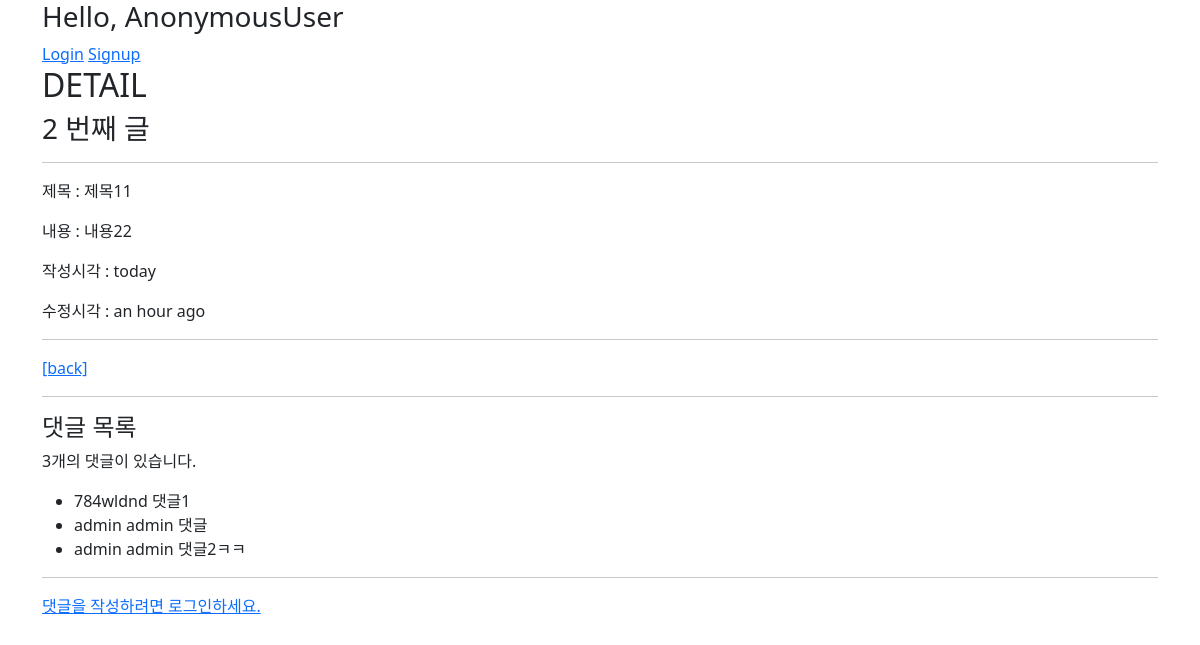
Page /articles/2/ on the committed database.
### articles/models.py (models this page shows, shortened)
class Article(models.Model):
    user = models.ForeignKey(settings.AUTH_USER_MODEL, on_delete=models.CASCADE)
    title = models.CharField(max_length=10)
    content = models.TextField()
    created_at = models.DateTimeField(auto_now_add=True)
    updated_at = models.DateTimeField(auto_now=True)

class Comment(models.Model):
    article = models.ForeignKey(Article, on_delete=models.CASCADE)
    user = models.ForeignKey(settings.AUTH_USER_MODEL, on_delete=models.CASCADE)
    content = models.CharField(max_length=200)
    created_at = models.DateTimeField(auto_now_add=True)
    updated_at = models.DateTimeField(auto_now=True)
    def __str__(self):
        return self.content

### accounts/models.py (models this page shows)
class User(AbstractUser):
    pass

### articles/views.py (the view)
# urls.py: path('<int:pk>/', views.detail, name='detail'),
@require_safe
def detail(request, pk):
    article = get_object_or_404(Article, pk=pk)
    comment_form = CommentForm()
    comments = article.comment_set.all()
    context = {
        'article': article,
        'comment_form': comment_form,
        'comments': comments,
    }
    return render(request, 'articles/detail.html', context)

### articles/templates/articles/detail.html (shortened to what this page needs)
{% extends 'base.html' %}
{% load humanize %}
{% block content %}
  <h2>DETAIL</h2>
  <h3>{{ article.pk }} 번째 글</h3>
  <hr>
  <p>제목 : {{ article.title }}</p>
  <p>내용 : {{ article.content }}</p>
  <p>작성시각 : {{ article.created_at|naturalday }}</p>
  <p>수정시각 : {{ article.updated_at|naturaltime }}</p>
  <hr>
  <a href="{% url 'articles:index' %}">[back]</a>
  <hr>
  <h4>댓글 목록</h4>
  <p>{{ comments|length }}개의 댓글이 있습니다.</p>
  <ul>
    {% for comment in comments %}
      <li>
        {{ comment.user }}
        {{ comment }}
      </li>
    {% empty %}
      <p>아직 댓글이 없네요...</p>
    {% endfor %}
  </ul>
  <hr>
  {% if request.user.is_authenticated %}
  <form action="{% url 'articles:comments_create' article.pk %}" method="POST">
    {% csrf_token %}
    {{ comment_form }}
    <input type="submit">
  </form>
  {% else %}
  <a href={% url 'accounts:login' %}>댓글을 작성하려면 로그인하세요.</a>
  {% endif %}
{% endblock %}

### crud/templates/base.html (shortened to what this page needs)
{% load bootstrap5 %}
<!DOCTYPE html>
<html lang="en">
<head>
  {% bootstrap_css %}
</head>
<body>
  <div class="container">
    <h3>Hello, {{ request.user }}</h3>
    {% if request.user.is_authenticated %}
      <a href="{% url 'accounts:update' %}">[회원정보수정]</a>
      <form action="{% url 'accounts:logout' %}" method="POST">
        {% csrf_token %}
        <input type="submit" value="Logout">
      </form>
      <form action="{% url 'accounts:delete' %}" method="POST">
        {% csrf_token %}
        <input type="submit" value="탈퇴">
      </form>
    {% else %}
      <a href="{% url 'accounts:login' %}">Login</a>
      <a href="{% url 'accounts:signup' %}">Signup</a>
    {% endif %}
    {% block content %}
    {% endblock %}
  </div>
</body>
</html>

### rows in the picture
Article: pk "2", title "제목11", content "내용22", created_at "today", updated_at "an hour ago"
Comment: user "784wldnd", content "댓글1"
Comment: user "admin", content "admin 댓글"
Comment: user "admin", content "admin 댓글2ㅋㅋ"

### other values in the picture
{{ comments|length }} "3"
